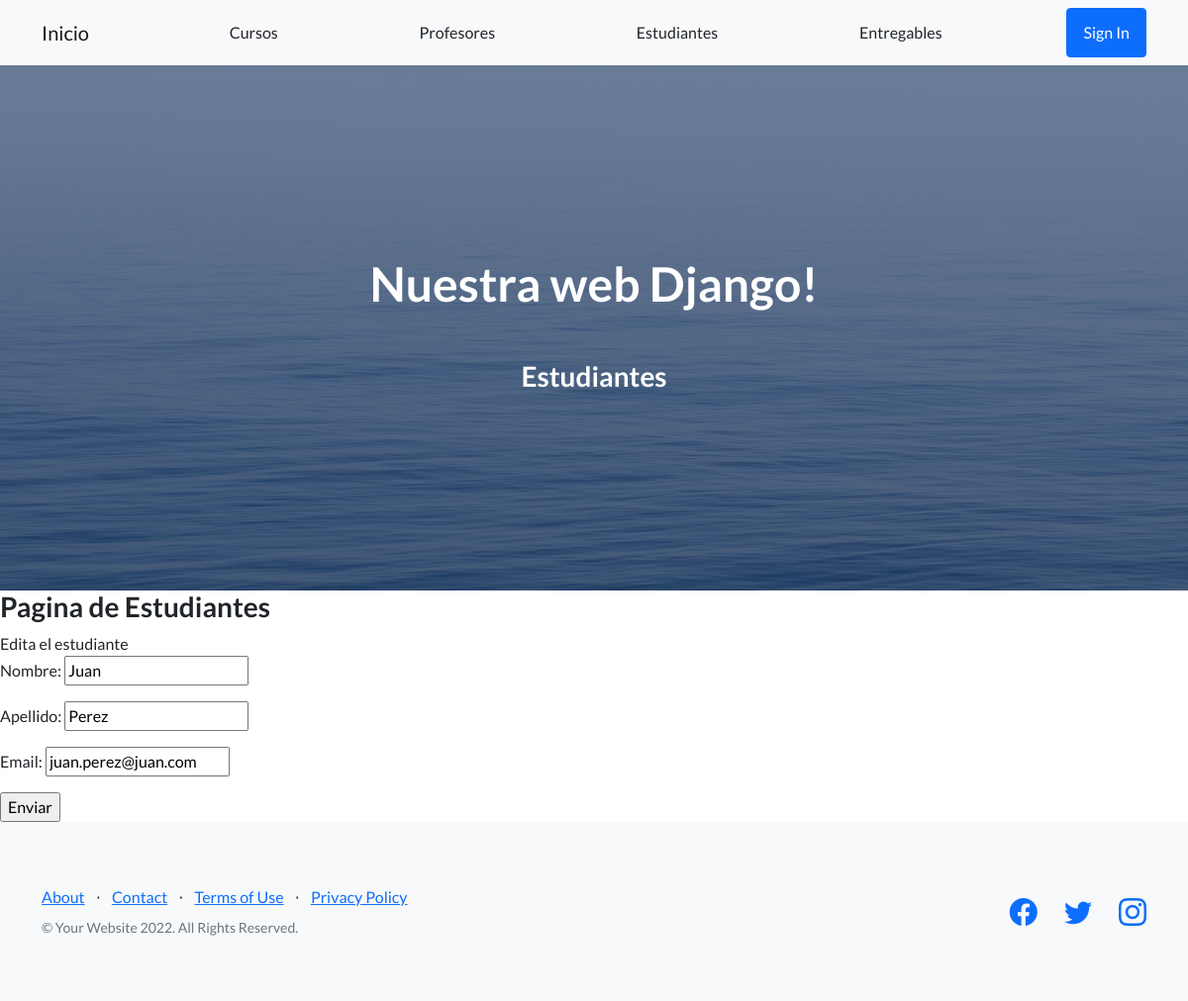
/AppCoder/estudiante/edicion/4, run on the app's committed database.
### AppCoder/models.py (models this page shows, shortened)
class Estudiantes(models.Model):
    nombre = models.CharField(max_length=30)
    apellido = models.CharField(max_length=30)
    email = models.EmailField()

### AppCoder/views.py (the view)
# urls.py: path('estudiante/edicion/<pk>', EstudianteEdicion.as_view(), name='Estudiante_edicion'),
class EstudianteEdicion(UpdateView):
    model = Estudiantes
    success_url = reverse_lazy('Estudiante_list')
    fields = ['nombre', 'apellido', 'email']

### AppCoder/templates/AppCoder/estudiantes_form.html
{% extends "AppCoder/padre.html" %}
{% load static %}
{% block section_name %}
<h3>Estudiantes</h3>
{% endblock %}
{% block contenidoQueCambia %}
<h3>Pagina de Estudiantes</h3>
<form method="POST">{% csrf_token %}
    Edita el estudiante
    {{form.as_p}}
    <input type="submit" value="Enviar"/>
{% endblock %}

### data on the page
Estudiantes: nombre "Juan", apellido "Perez", email "juan.perez@juan.com"
